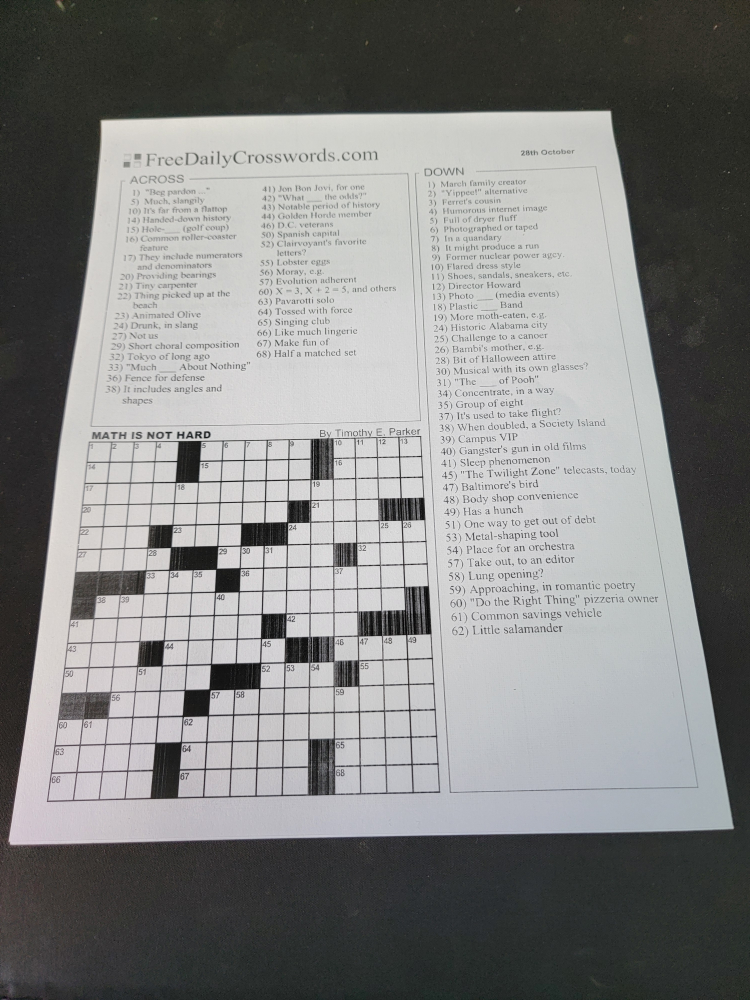
#> input picture Testing/crosswordE.jpg, 3000 x 4000 px (shown at 1/4 size)
$ jupyter execute --allow-errors test.ipynb
#> lines starting #> are read from the running program, lines starting #| are printed output that depends on the picture; after the words box and inside, x2 and y2 are one past the last pixel; in counts of white or black regions, pixels touching at a corner belong together
### ImageProcessing.py
import cv2
import numpy as np
import matplotlib.pyplot as plt

DEBUG=False

# Utility Functions
# [7 lines left out: function load_image, not called in this run]

# Function to convert to grayscale
def convert_to_grayscale(image):
    """Convert the image to grayscale."""
    return cv2.cvtColor(image, cv2.COLOR_BGR2GRAY)

# Function to convert to rgb color
def convert_to_rgb(image):
    """Convert the image from BGR to RGB for display purposes."""
    return cv2.cvtColor(image, cv2.COLOR_BGR2RGB)

# Helper Function to save image or display image at different stages for debugging
# [42 lines left out: functions save_or_show_image, image_to_hex, preprocess_image, not called in this run]

# Detects edges using Canny
def detect_edges(image):
    """Detect edges using Canny edge detection."""
    return cv2.Canny(image, 150, 150)

# Takes the edges returned from detect_edges to get the specific document 4 corners
def find_contours(edges):
    """Find contours and select the one with 4 corners that represents the document."""
    contours, _ = cv2.findContours(edges, cv2.RETR_EXTERNAL, cv2.CHAIN_APPROX_SIMPLE)
    contours = sorted(contours, key=cv2.contourArea, reverse=True)

    for contour in contours:
        epsilon = 0.02 * cv2.arcLength(contour, True)
        approx = cv2.approxPolyDP(contour, epsilon, True)

        if len(approx) == 4:  # Found a quadrilateral
            return approx.reshape(4, 2)  # Return the 4 corner points

    return None  # No suitable contour found

# Takes corner_points returned from find_contours to flatten the document
# [8 lines left out: function get_transformation_matrix, not called in this run]

# Transforms the perspective of the image to specified size.
def apply_perspective_transform(image, matrix, size=(2480, 3508)):
    """Apply perspective transformation to flatten the document."""
    return cv2.warpPerspective(image, matrix, size)

### test.ipynb
[cell 1]
import requests
import matplotlib.pyplot as plt
import numpy as np
import cv2
import pytesseract
import re
import json
from ImageProcessing import *


# Currently works for image E
def show_img(img, title):
    plt.figure(figsize=(10, 5))
    plt.subplot(1, 2, 1)
    plt.title(title)
    plt.imshow(img, cmap='gray')
    plt.axis('off')

#Set the URL of the server
url = "http://127.0.0.1:5000/"  # Make sure this matches your Flask app's URL

#Path to the image file on your local disk
image_path = "Testing/crosswordE.jpg"


#Load the original image using OpenCV (to display it)
orig = cv2.imread(image_path)
#> orig is the input picture: shape (4000, 3000, 3); mean B, G, R 130.3, 131.2, 130.7

#Display the original image
plt.figure(figsize=(10, 5))
plt.subplot(1, 2, 1)
plt.title("Original Image")
plt.imshow(orig)
plt.axis('off')  # Hide axes

def preprocess():
    """
    Applies steps to make an image ready for crossword solving:

    1. Converts the original image to grayscale.
    2. Applies Gaussian blur to reduce noise.
    3. Uses bilateral filtering to further smooth the image while preserving edges.
    4. Enhances contrast with binary thresholding.
    5. Performs edge detection using the Canny algorithm.
    6. Finds contours in an image to find the 4 corners representing the document.

    Each intermediate image is displayed with a descriptive title.
    """
    # Grayscale
    grayscale = cv2.cvtColor(orig, cv2.COLOR_BGR2GRAY)
    show_img(grayscale, "grayscale")

    # Gaussian Blur
    gauss = cv2.GaussianBlur(grayscale, (5,5), 0)
    show_img(gauss, "gaussian blur")
    # Bilateral Filtering
    bilat = cv2.bilateralFilter(gauss,9,75,75)
    show_img(bilat, "bilateral filtering")
    # Contrast
    _, thresh = cv2.threshold(bilat, 128, 255, cv2.THRESH_BINARY)
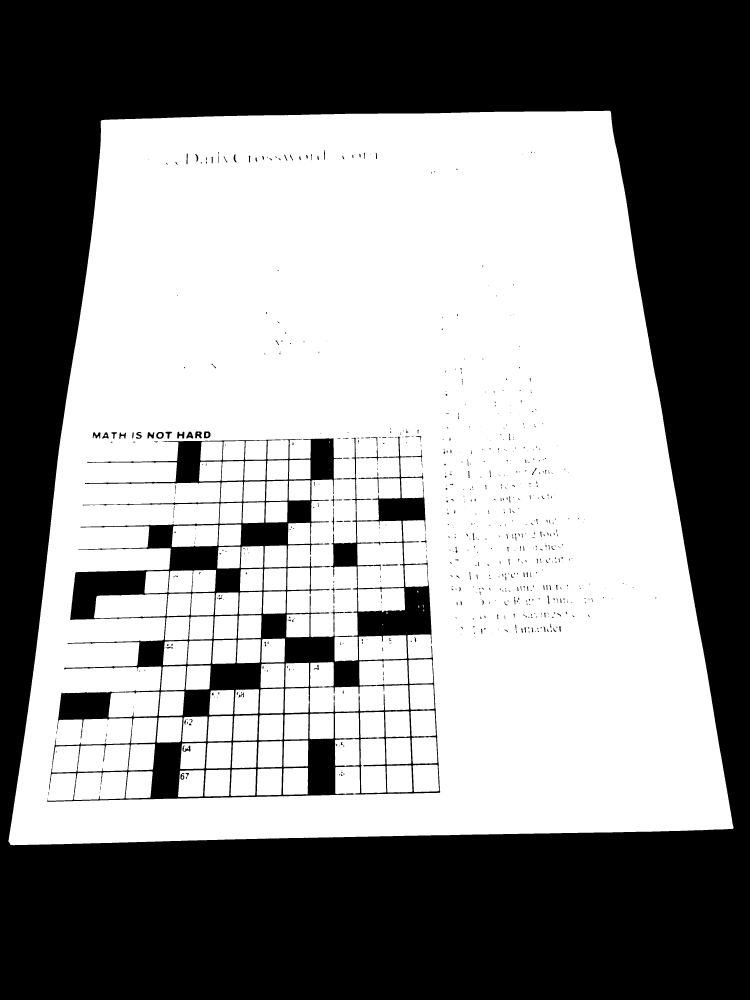
#> thresh: shape (4000, 3000) (shown at 1/4 size); 55.2% white; 672 black regions (379 under 20 px), largest, box (x1, y1, x2, y2) and area: (0, 0, 3000, 4000) 4891552, (189, 1747, 1761, 3207) 466940, (781, 1726, 807, 1754) 519
    show_img(thresh, "contrast")

    # Edge Detection
    edges = cv2.Canny(thresh, 150, 150)
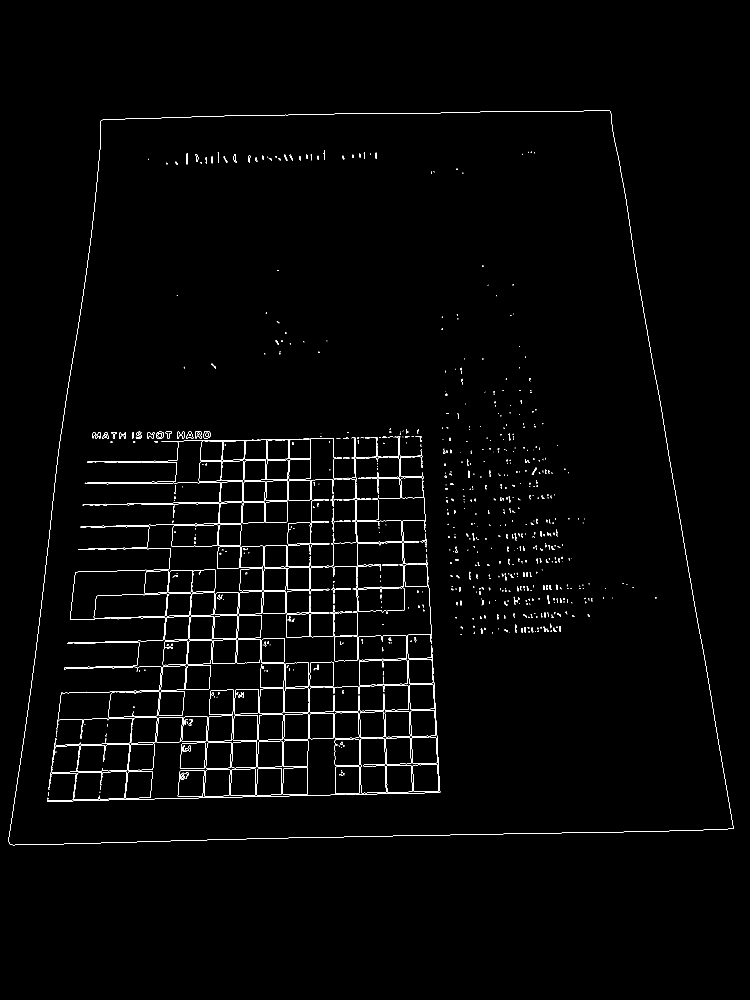
#> edges: shape (4000, 3000) (shown at 1/4 size); 0.72% white in thin lines or dots, all inside (x1, y1, x2, y2) = (33, 442, 2934, 3381)

    # Contours
    corners = find_contours(edges)
#> in find_contours, `contours, _ = cv2.findContours(edges, cv2.RETR_EXTERNAL, cv2.CHAIN_APP..`: contours = 1 contour; box (x1, y1, x2, y2) and area: (33, 442, 2934, 3381) 7108186
#> the loop in find_contours, `for contour in contours:` made 1 pass
#> (epsilon, approx) on pass 1: (222.1, [[2441, 444], [403, 483], [40, 3378], [2933, 3313]])
#> corners = [[2441, 444], [403, 483], [40, 3378], [2933, 3313]]

    if corners is None:
        print("No contour with 4 corners found.")
        return jsonify({"error": "Document edges not detected"}), 400

    contours = orig.copy()
    cv2.drawContours(contours, [corners], -1, (0, 255, 0), 3)

    # top left, top right, bottom left, bottom right
    dst_points = np.float32([[2480, 0], [0, 0], [0, 3508], [2480, 3508]])
    matrix = cv2.getPerspectiveTransform(np.float32(corners), dst_points)
#> matrix = [[1.31, 0.164, -607.2], [0.0355, 1.86, -911.2], [1.75e-06, 0.000156, 1]]
    transformed = cv2.warpPerspective(orig, matrix, (2480, 3500))
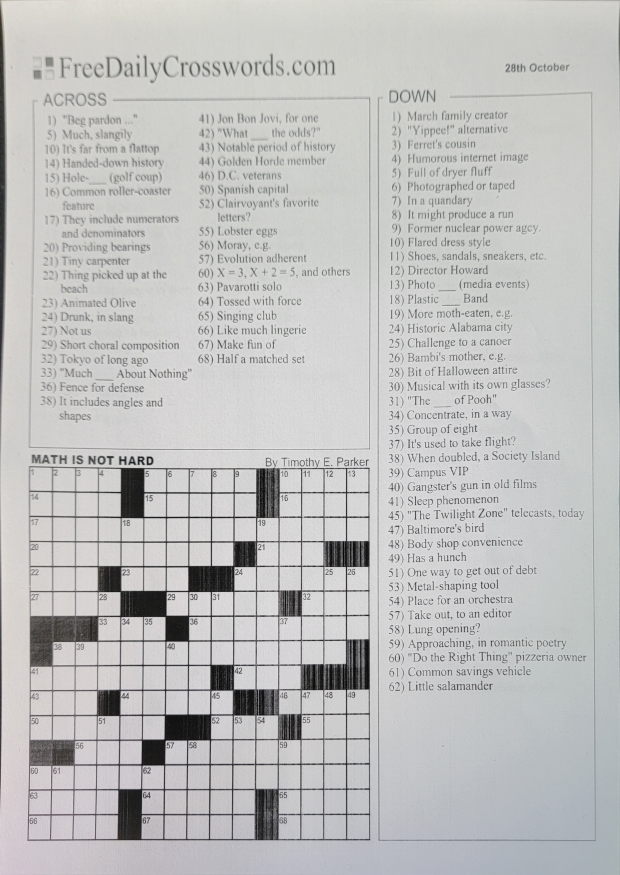
#> transformed: shape (3500, 2480, 3) (shown at 1/4 size); mean B, G, R 191.2, 191.9, 191.6
    show_img(transformed, "Transformed (Flattened) Document")
    cv2.imwrite("transformed.png", transformed)
    return transformed


img = preprocess()
